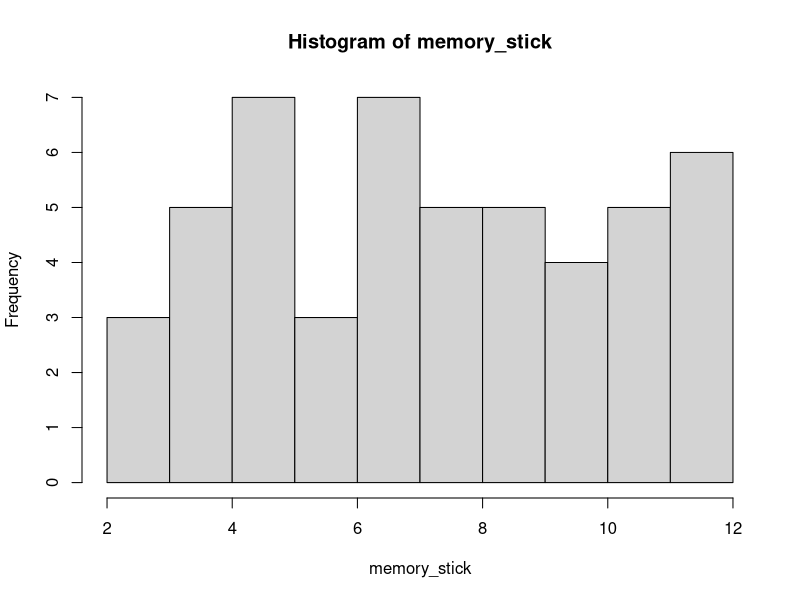

Reproduce this figure in R. (Note: this script raises an error after producing the figure.)
## ---- chunk 1
knitr::opts_chunk$set(echo = TRUE)
## ---- chunk 2

#A
L <- 12 - 2 
P_memory_stick <- 2/L 
P_memory_stick 
## ---- chunk 3
#B
set.seed(123)
memory_stick <- runif(n=50, min = 2, max = 12)
hist(memory_stick)

var(memory_stick)

mean(memory_stick)

## ---- chunk 4

#A

b <- 0.15
pdfA <- function(x) {0.025 * x + b}

integA <- integrate(pdf, min = 2, min = 6)

genuine <- integA$value
genuine

#B

pdfB <- function(x) {0.025 * x + 0.15}

integB <- integrate(pdfB, 3, 6)

Prob_3 <- IntegB$value
Prob_3

#C

pdfC <- function(x) {0.025*x + 0.15}

min_Value <- 2
max_Value <- 6

integrand <- function(x) {x * pdfC(x)}
E_X <- integrate(integrand, min_Value, max_Value)$value
E_X
## ---- chunk 5

min_ud <- -pi
max_ud <- pi

Prob_0 <- punif(0, min_ud, max_ud)
Prob_0

Prob_Pi <- punif(pi/2, min_ud, max_ud)
Prob_Pi 

